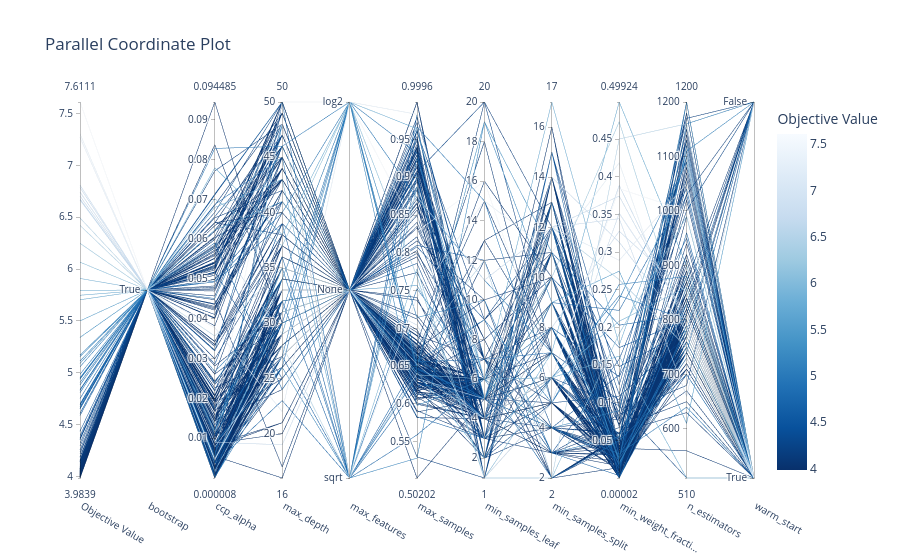

Write notebook code for a chart like this one.
### Code cell
#optuna.visualization.plot_parallel_coordinate(rf_model_study)

### Figure 1 — Plotly figure (JSON) as saved in the notebook; plotly's stock layout.template omitted (floating-point values rounded to 4 significant figures; data arrays with more than 128 entries replaced by an {"elided": "..."} marker saying what was removed)
{"data": [{"dimensions": [{"label": "Objective Value", "range": [3.984, 7.611], "values": {"elided": "277 float values"}}, {"label": "bootstrap", "range": [0, 0], "ticktext": ["True"], "tickvals": [0], "values": {"elided": "277 int values"}}, {"label": "ccp_alpha", "range": [8.339e-06, 0.09449], "values": {"elided": "277 float values"}}, {"label": "max_depth", "range": [16, 50], "values": {"elided": "277 int values"}}, {"label": "max_features", "range": [0, 2], "ticktext": ["sqrt", "None", "log2"], "tickvals": [0, 1, 2], "values": {"elided": "277 int values"}}, {"label": "max_samples", "range": [0.502, 0.9996], "values": {"elided": "277 float values"}}, {"label": "min_samples_leaf", "range": [1, 20], "values": {"elided": "277 int values"}}, {"label": "min_samples_split", "range": [2, 17], "values": {"elided": "277 int values"}}, {"label": "min_weight_fracti...", "range": [1.778e-05, 0.4992], "values": {"elided": "277 float values"}}, {"label": "n_estimators", "range": [510, 1200], "values": {"elided": "277 int values"}}, {"label": "warm_start", "range": [0, 1], "ticktext": ["True", "False"], "tickvals": [0, 1], "values": {"elided": "277 int values"}}], "labelangle": 30, "labelside": "bottom", "line": {"color": {"elided": "277 float values"}, "colorbar": {"title": {"text": "Objective Value"}}, "colorscale": [[0, "rgb(247,251,255)"], [0.125, "rgb(222,235,247)"], [0.25, "rgb(198,219,239)"], [0.375, "rgb(158,202,225)"], [0.5, "rgb(107,174,214)"], [0.625, "rgb(66,146,198)"], [0.75, "rgb(33,113,181)"], [0.875, "rgb(8,81,156)"], [1, "rgb(8,48,107)"]], "reversescale": true, "showscale": true}, "type": "parcoords"}], "layout": {"title": {"text": "Parallel Coordinate Plot"}}}
